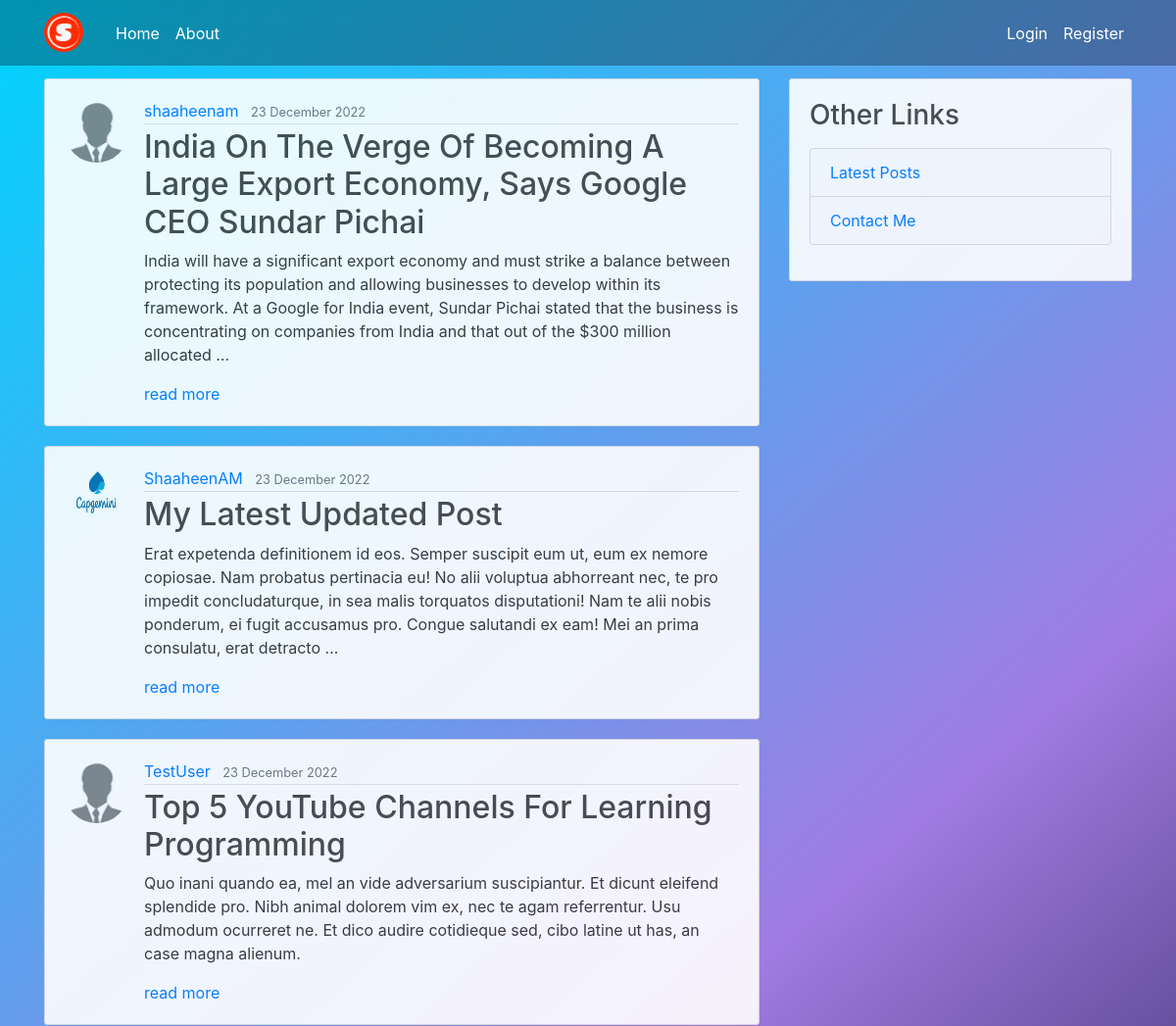
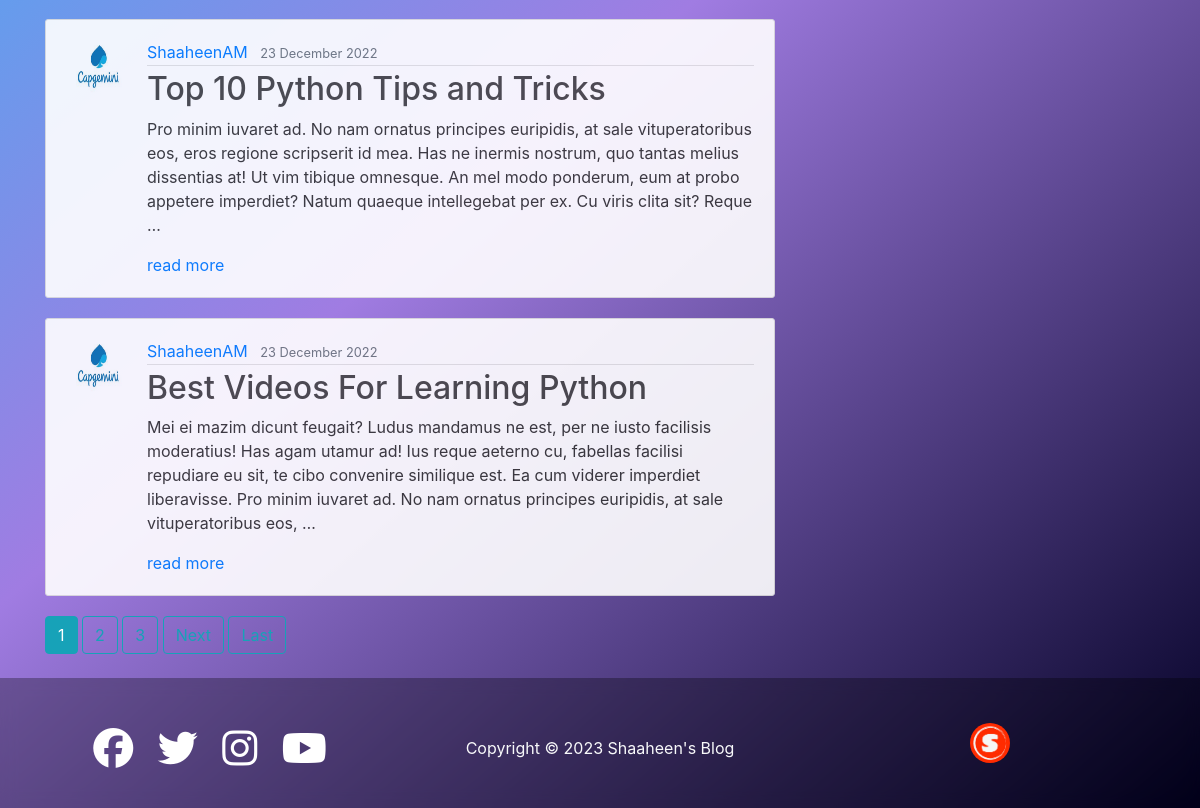
Before: / with the older database file (2 pictures, top to bottom).
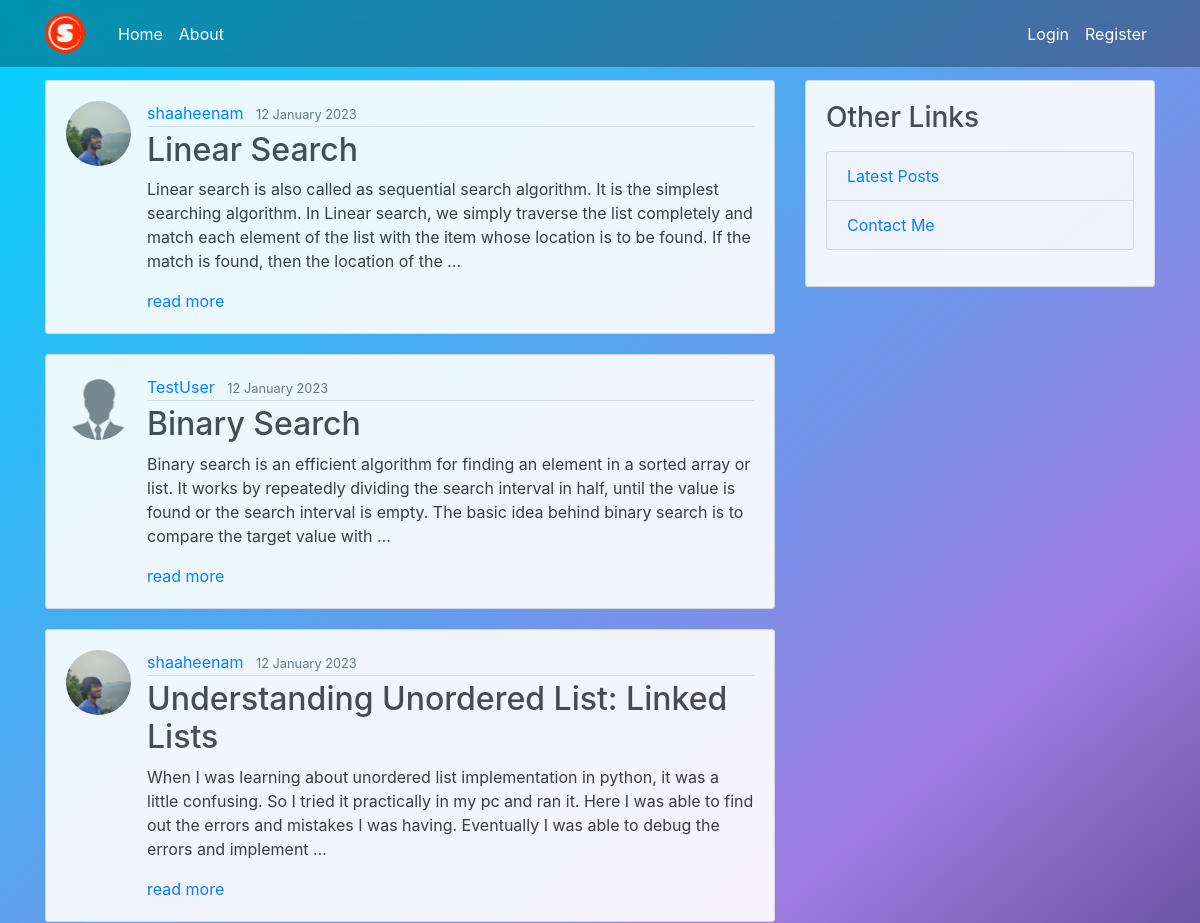
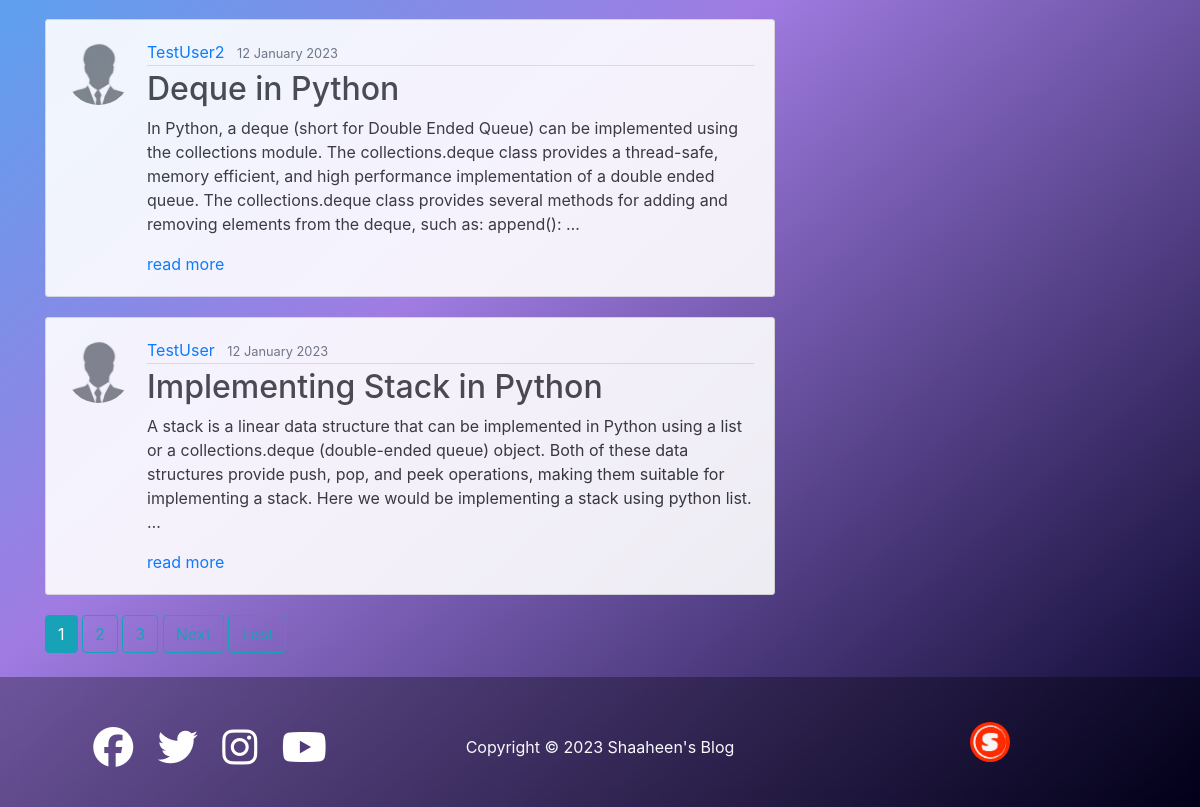
After: the same page with the newer database file (2 pictures, top to bottom).
### blog/models.py (models this page shows, shortened)
class Post(models.Model):
    title = models.CharField(max_length=100)
    content = models.TextField()
    date_posted = models.DateTimeField(default=timezone.now)
    author = models.ForeignKey(User, on_delete=models.CASCADE)#if user is deleted, their post is also deleted

### users/models.py (models this page shows, shortened)
class Profile(models.Model):
    user = models.OneToOneField(User, on_delete=models.CASCADE)
    image = models.ImageField(default='default.jpg', upload_to='profile_pics')

### blog/views.py (the view)
# urls.py: path('', PostListView.as_view(), name='blog-home'),#name is actually getting used in appropriate place of base html href links
class PostListView(ListView):
    model = Post
    template_name = 'blog/home.html' # <app>/<model>_<viewtype>.html
    context_object_name = 'posts'
    ordering = ['-date_posted']
    paginate_by = 5

### blog/templates/blog/home.html (shortened to what this page needs)
{% extends "blog/base.html" %}
{% block content %}
    {% for post in posts %}
    <article class="media content-section">
        <img class="rounded-circle article-img" src="{{ post.author.profile.image.url }}">
        <div class="media-body">
          <div class="article-metadata">
            <a class="mr-2" href="{% url 'user-posts' post.author.username %}">{{ post.author }}</a>
            <small class="text-muted">{{ post.date_posted|date:"d F Y" }}</small>
          </div>
          <h2><a class="article-title" href="{% url 'post-detail' post.id %}">{{ post.title }}</a></h2>
          <p class="article-content">{{ post.content|truncatewords:"50" }}</p>
          <a href="{% url 'post-detail' post.id %}">read more</a>
        </div>
      </article>
    {% endfor %}
    {% if is_paginated %}
      {% for num in page_obj.paginator.page_range %}
        {% if page_obj.number  == num %}
          <a class="btn btn-info mb-4" href="?page={{ num }}">{{ num }}</a>
        {% elif num > page_obj.number|add:'-3' and num < page_obj.number|add:'3' %}
        <a class="btn btn-outline-info mb-4" href="?page={{ num }}">{{ num }}</a>
        {% endif %}
      {% endfor %}
      {% if page_obj.has_next %}
        <a class="btn btn-outline-info mb-4" href="?page={{ page_obj.next_page_number }}">Next</a>
        <a class="btn btn-outline-info mb-4" href="?page={{ page_obj.paginator.num_pages }}">Last</a>
      {% endif %}
    {% endif %}
{% endblock content %}

Changed rows visible on the page:
no longer on this page (row unchanged): Post: author.profile.image (placeholder picture), author "shaaheenam", date_posted "23 December 2022", title "India On The Verge Of Becoming A Large Export Economy, Says Google CEO Sundar Pichai", content "India will have a significant export economy and must strike a balance between protecting its population and allowing businesses to develop within its framework. At a Google for India event, Sundar Pichai stated that the business is concentrating on companies from India and that out of the $300 million allocated …"
removed Post: author.profile.image (picture), author "ShaaheenAM", date_posted "23 December 2022", title "My Latest Updated Post", content "Erat expetenda definitionem id eos. Semper suscipit eum ut, eum ex nemore copiosae. Nam probatus pertinacia eu! No alii voluptua abhorreant nec, te pro impedit concludaturque, in sea malis torquatos disputationi! Nam te alii nobis ponderum, ei fugit accusamus pro. Congue salutandi ex eam! Mei an prima consulatu, erat detracto …"
removed Post: author.profile.image (placeholder picture), author "TestUser", date_posted "23 December 2022", title "Top 5 YouTube Channels For Learning Programming", content "Quo inani quando ea, mel an vide adversarium suscipiantur. Et dicunt eleifend splendide pro. Nibh animal dolorem vim ex, nec te agam referrentur. Usu admodum ocurreret ne. Et dico audire cotidieque sed, cibo latine ut has, an case magna alienum."
removed Post: author.profile.image (picture), author "ShaaheenAM", date_posted "23 December 2022", title "Top 10 Python Tips and Tricks", content "Pro minim iuvaret ad. No nam ornatus principes euripidis, at sale vituperatoribus eos, eros regione scripserit id mea. Has ne inermis nostrum, quo tantas melius dissentias at! Ut vim tibique omnesque. An mel modo ponderum, eum at probo appetere imperdiet? Natum quaeque intellegebat per ex. Cu viris clita sit? Reque …"
removed Post: author.profile.image (picture), author "ShaaheenAM", date_posted "23 December 2022", title "Best Videos For Learning Python", content "Mei ei mazim dicunt feugait? Ludus mandamus ne est, per ne iusto facilisis moderatius! Has agam utamur ad! Ius reque aeterno cu, fabellas facilisi repudiare eu sit, te cibo convenire similique est. Ea cum viderer imperdiet liberavisse. Pro minim iuvaret ad. No nam ornatus principes euripidis, at sale vituperatoribus eos, …"
added Post: author.profile.image (picture), author "shaaheenam", date_posted "12 January 2023", title "Linear Search", content "Linear search is also called as sequential search algorithm. It is the simplest searching algorithm. In Linear search, we simply traverse the list completely and match each element of the list with the item whose location is to be found. If the match is found, then the location of the …"
added Post: author.profile.image (placeholder picture), author "TestUser", date_posted "12 January 2023", title "Binary Search", content "Binary search is an efficient algorithm for finding an element in a sorted array or list. It works by repeatedly dividing the search interval in half, until the value is found or the search interval is empty. The basic idea behind binary search is to compare the target value with …"
added Post: author.profile.image (picture), author "shaaheenam", date_posted "12 January 2023", title "Understanding Unordered List: Linked Lists", content "When I was learning about unordered list implementation in python, it was a little confusing. So I tried it practically in my pc and ran it. Here I was able to find out the errors and mistakes I was having. Eventually I was able to debug the errors and implement …"
added Post: author.profile.image (placeholder picture), author "TestUser2", date_posted "12 January 2023", title "Deque in Python", content "In Python, a deque (short for Double Ended Queue) can be implemented using the collections module. The collections.deque class provides a thread-safe, memory efficient, and high performance implementation of a double ended queue. The collections.deque class provides several methods for adding and removing elements from the deque, such as: append(): …"
added Post: author.profile.image (placeholder picture), author "TestUser", date_posted "12 January 2023", title "Implementing Stack in Python", content "A stack is a linear data structure that can be implemented in Python using a list or a collections.deque (double-ended queue) object. Both of these data structures provide push, pop, and peek operations, making them suitable for implementing a stack. Here we would be implementing a stack using python list. …"
